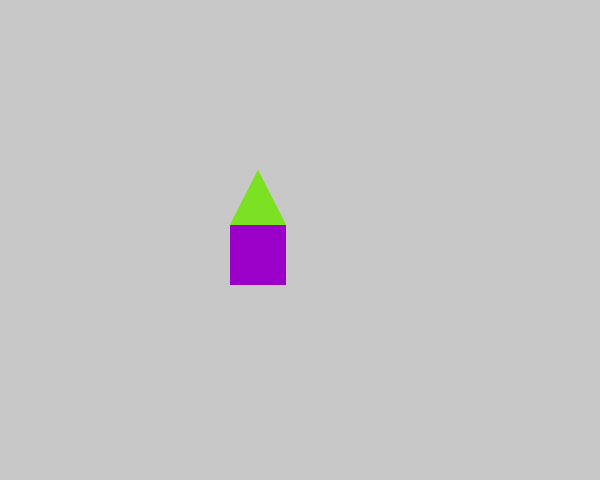
Frame 1 (no input)
Frame 60 (no input): identical to frame 1, image omitted
Frame 120 (the mouse pressed at the canvas centre since frame 60): identical to frame 1, image omitted

The p5.js sketch that drew this single still picture (run headless with seeded random() and noise() and a simulated clock; from frame 60 on, the mouse is pressed at the canvas centre):

// p5.js sketch
// ── sketch.js

function setup() {
	createCanvas(600, 480); //canvas created
}
// background, no stroke defined
function draw() {
	background(200);
	noStroke();

	house(200, 240, 100); // calling the first house with arguments
	house(400, 240, 100); // calling the second house with arguments

}

// created function for the "first house" which is the triangle
function house(x1,y1,x2,y2,x3,y3) { 
	fill(125, 225, 35); // fill color for triangle
	triangle(230, 225, 258, 170, 286, 225); // the x,y1,x2,y2,x3,y3 the parameters are defined here
	
function house2(x,y,w,h){ // created function for "2nd house" which is the rect
  
}
	fill(155, 0, 200); // fill color for rectangle 
	rect(230, 225, 56, 60); //  the parameters are defined here
}
